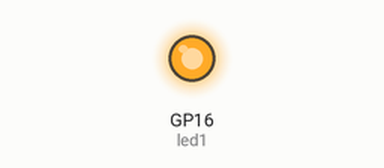
Simulated run of this program. Board: Raspberry Pi Pico running MicroPython. On the bench: output pins drawn as LEDs (lit = HIGH).

Above: at 2.5 s.
At 7.5 s:
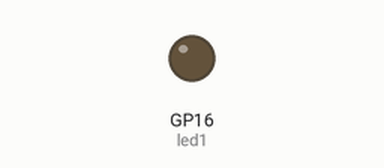
Timing chart, 0 to 13.0 s (numbered marks = the images above):
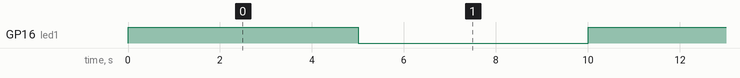

The program:

configure_pins.py
```python
# Turning off and on a led pin

import machine
import utime

led1 = machine.Pin(16, machine.Pin.OUT) # 16 is the number on the pico and

while True:
    led1.value(1) # value of 1 indicates 3.3 volts
    utime.sleep(5)
    led1.value(0) # value of 0 so volateg becomes 0 turing the light off
    utime.sleep(5) 
```

Measured:
- by itself, GP16 (led1): alternates HIGH for 5.0 s and LOW for 5.0 s
